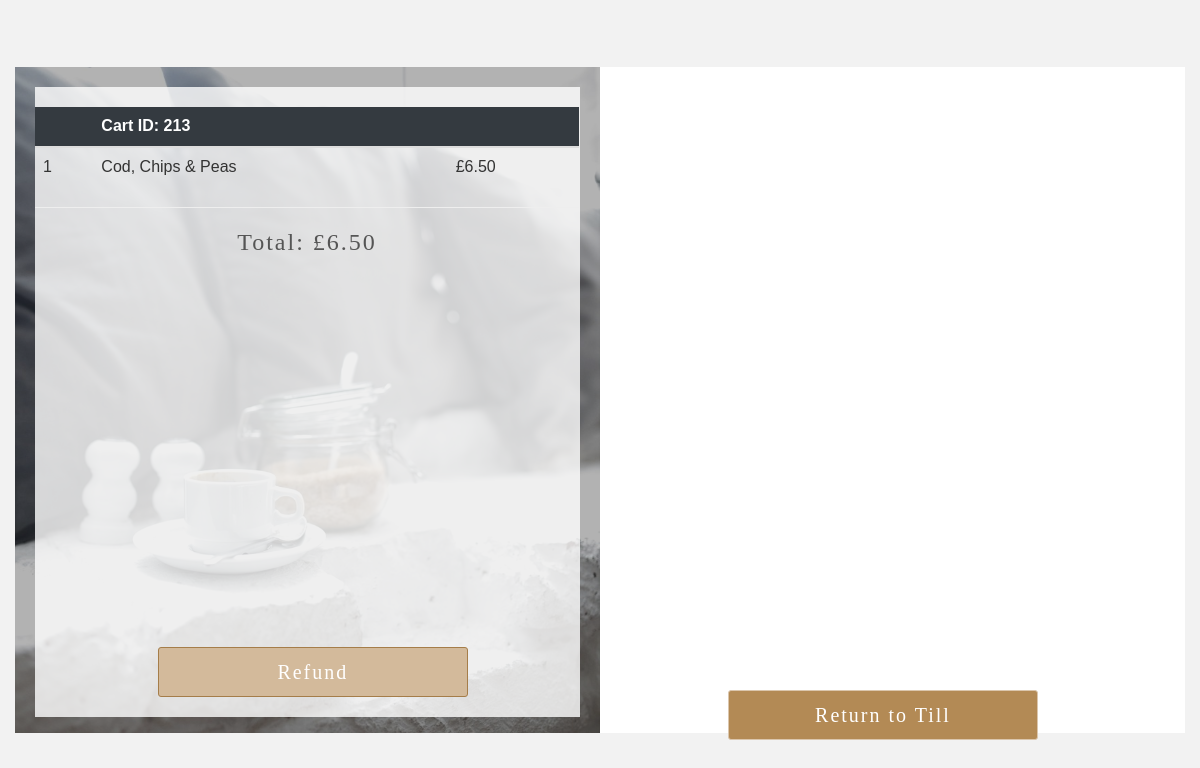
/ref/213, run on the app's committed database.
### till_sys/models.py (models this page shows, shortened)
class Cart(models.Model):
    total = models.FloatField()
    status = models.CharField(max_length = 64, default="Processing")
    employee = models.ForeignKey(User, on_delete = models.PROTECT)
    time_of_order = models.DateTimeField(default=datetime.now())
    items = models.ManyToManyField('Cart_Entry', blank = True, )
    payment_method = models.CharField(max_length = 64, blank = True, null = True, )

class Menu_Item(models.Model):
    name = models.CharField(max_length = 64)                            # Item name
    description = models.TextField(blank = True, null = True)                        # describe the item
    type = models.ForeignKey('Item_type', on_delete=models.SET_NULL, blank = True, null = True)    # Main Meal / Starter etc -- link to Item_type
    price = models.FloatField(blank = True, null = True)                                         # Price of item, if different than that type of meal
    allergy_info = models.CharField(max_length = 200, blank = True, null = True)      # Any allergy precautions?
    active_status = models.CharField(max_length = 32, default="Active")                   # Is item still available?  Discontinued?
    options = models.ManyToManyField('Option', blank = True,)                           # Anything we have to choose?
    addons = models.ManyToManyField('Add_On', blank = True,)                            # Anything that's extra?
    breadType = models.ManyToManyField('breadType', blank = True,)
    min_options = models.IntegerField(default = 0)                                       # minimum options that need be selected.  Employee cannot move forward until that many have been chosen
    max_options = models.IntegerField(default = 0)                                       # max options
    def __str__(self):
        return f"{self.name}"

class Item_Type(models.Model):
    name = models.CharField(max_length = 64)
    price = models.FloatField(blank = True, null = True)                             # Use this if the entire class has a price.  Can be overridden in Item field
    menu_type = models.CharField(max_length = 32)               # breakfast or lunch?

### till_sys/views.py (the view)
# urls.py: path("ref/<int:cart_id>", views.ref, name="ref"),
def ref(request, cart_id):
    c = Cart.objects.filter(time_of_order__date = datetime.now())
    this_cart = Cart.objects.get(id = cart_id)
    entry_list = []
    for entry in this_cart.items.all():
        entry_list.append([entry.item, entry.bread.all(), entry.options.all(), entry.addons.all()])
    context = {
        "carts_all": c,
        "entry_list": entry_list,
        "this_cart": this_cart,
    }
    return render(request, "till_sys/ref.html", context)

### till_sys/templates/till_sys/ref.html (shortened to what this page needs)
{% extends 'till_sys/base2.html' %}
{% block script %}
{% load static %}
<link rel="stylesheet" href="{% static 'css/custom.css' %}">
<link rel="stylesheet" href="{% static 'css/custom2.css' %}">
{% endblock %}
{% block body %}
<div class="limiter">
  <div class="container-100">
    <div class="wrap-100">
      <div class="disc-form">
        <div id="carts_all">
          <div class="wrap-202">
            <div class="container-fluid">
            </div>
          </div>
        </div>
      </div>
      <div class="wrap-104" id="till_btn">
        <a href="{% url 'index' %}"><button id="btnch" type="button" class="disc-form-btn-5">Return to Till</button></a>
      </div>
      <div class="disc100-more" style="background-image: url('{% static 'images/coffee4.jpg' %}');">
        <div class="container-101">
          <div class="wrap-101">
          </div>
          <div class="wrap-102">
            <table class="table">
              <thead class="t-header">
                <tr>
                  <th scope="col"></th>
                  <th scope="col">Cart ID: {{ this_cart.id }}</th>
                  <th scope="col"></th>
                </tr>
              </thead>
              {% for list in entry_list %}
                <tr>
                  <td>{{ forloop.counter }}</td>
                  <td>{{ list.0 }}</td>
                  <td>£{% if list.0.price %}{{ list.0.price|stringformat:'0.2f' }}
                    {% else %}{{ list.0.type.price|stringformat:'0.2f' }}
                    {% endif %}
                </tr>
              {% endfor %}
              </table>
              <hr>
              <h1 class="disc-form-title">Total: £{{ this_cart.total|stringformat:'0.2f' }}</h1><br>
          </div>
        </div>
        <div class="wrap-103">
          <div class="container-form-btn">
            <a href="{% url 'pr' this_cart.id %}"><button id="add_more" type="button" class="disc-form-btn-6">Refund</button></a>
          </div>
        </div>
      </div>
    </div>
  </div>
</div>
{% endblock %}

### till_sys/static/css/custom.css (style rules this page uses)
* { margin: 0px; padding: 0px; box-sizing: border-box; }
body, html { height: 100%; font-family: Poppins-Regular, sans-serif; }
a { font-family: Poppins-Regular; font-size: 14px; line-height: 1.7; color: #666666; margin: 0px; transition: all 0.4s; -webkit-transition: all 0.4s; -o-transition: all 0.4s; -moz-transition: all 0.4s; }
button { outline: none !important; border: none; background: transparent; }
.limiter { width: 100%; margin: 0 auto; }
.container-100 { width: 100%; min-height: 100vh; display: -webkit-box; display: -webkit-flex; display: -moz-box; display: -ms-flexbox; display: flex; flex-wrap: wrap; justify-content: center; align-items: center; padding: 15px; background: #f2f2f2; }
.container-101 { width: 100%; display: -webkit-box; display: -webkit-flex; display: -moz-box; display: -ms-flexbox; display: flex; flex-wrap: wrap; justify-content: center; align-items: center; }
.wrap-100 { height: 666px; width: 1170px; background: #fff; overflow: hidden; display: -webkit-box; display: -webkit-flex; display: -moz-box; display: -ms-flexbox; display: flex; flex-wrap: wrap; align-items: stretch; flex-direction: row-reverse; }
.wrap-101 { height: 630px; width: 585px; background: #fff; overflow: hidden; display: -webkit-box; display: -webkit-flex; display: -moz-box; display: -ms-flexbox; display: flex; flex-wrap: wrap; align-items: stretch; flex-direction: row-reverse; margin: 20px; opacity: 0.8; }
.wrap-102 { position: absolute; height: 530px; top: 40px; left: 20px; width: 93%; overflow: auto; }
.wrap-202 { position: absolute; height: 580px; width: 585px; top: 40px; left: 50%; overflow: auto; }
.wrap-103 { position: absolute; top: 560px; left: 21%; }
.wrap-104 { position: absolute; left: 59%; bottom: 40px; }
.disc-form { width: 50%; display: -webkit-box; display: -webkit-flex; display: -moz-box; display: -ms-flexbox; display: flex; flex-wrap: wrap; }
.disc-form-title { font-family: Poppins-Regular; font-size: 24px; color: #555555; line-height: 1.2; letter-spacing: 2px; text-align: center; padding-bottom: 14px; width: 100%; display: block; }
.container-form-btn { width: 100%; display: -webkit-box; display: -webkit-flex; display: -moz-box; display: -ms-flexbox; display: flex; flex-wrap: wrap; justify-content: center; }
.disc-form-btn-5 { display: -webkit-box; display: -webkit-flex; display: -moz-box; display: -ms-flexbox; display: flex; justify-content: center; align-items: center; padding: 0 20px; width: 310px; height: 50px; border-radius: 3px; background: #b38a55; margin: 20px; border: 1px solid #dbc6ad; font-family: Montserrat-Bold; font-size: 20px; color: #fff; line-height: 1.2; letter-spacing: 2px; -webkit-transition: all 0.4s; -o-transition: all 0.4s; -moz-transition: all 0.4s; transition: all 0.4s; }
.disc-form-btn-6 { display: -webkit-box; display: -webkit-flex; display: -moz-box; display: -ms-flexbox; display: flex; justify-content: center; align-items: center; padding: 0 20px; width: 310px; height: 50px; border-radius: 3px; background: #d3ba9b; margin: 20px; border: 1px solid #a57d49; font-family: Montserrat-Bold; font-size: 20px; color: #fff; line-height: 1.2; letter-spacing: 2px; -webkit-transition: all 0.4s; -o-transition: all 0.4s; -moz-transition: all 0.4s; transition: all 0.4s; }
.disc100-more { width: 50%; background-repeat: no-repeat; background-size: cover; background-position: center; position: relative; z-index: 1; }
.disc100-more::before { content: ""; display: block; position: absolute; z-index: -1; width: 100%; height: 100%; top: 0; left: 0; background: rgba(0,0,0,0.3); }
html * { font-size: 16px; }
.t-header { color: #fff; background-color: #343a40; border-color: #454d55; }

### data on the page
Cart: id "213", total "6.50"
Menu_Item: name "Cod, Chips & Peas", type.price "6.50"
